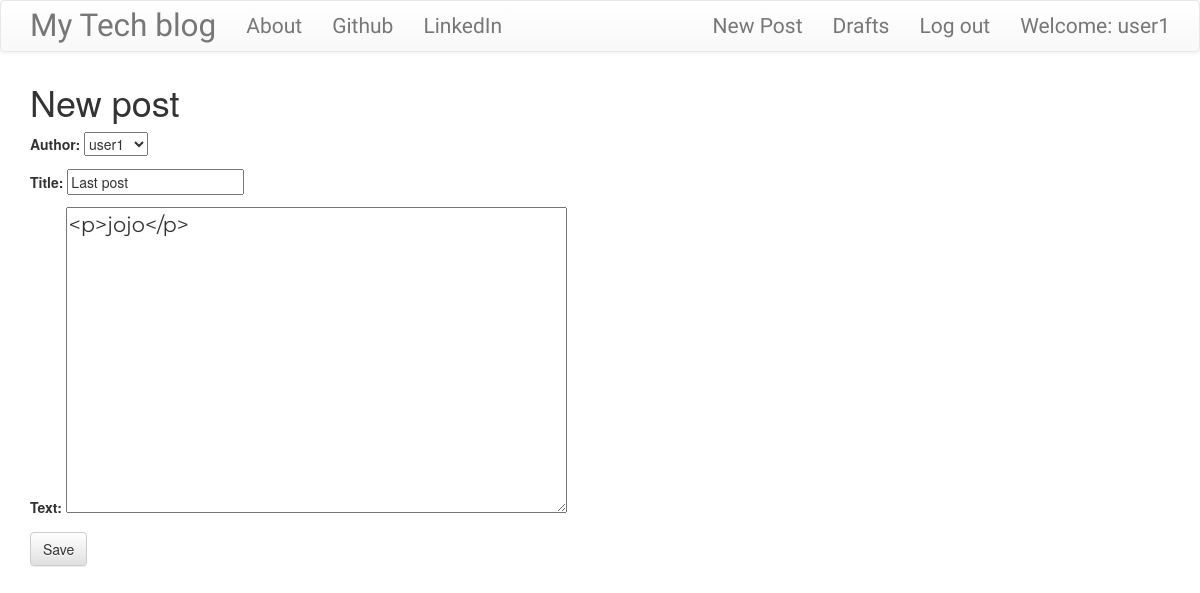
Screenshot of /post/2/edit/ (signed in) with the database file from the repository.
### my_app/models.py (models this page shows, shortened)
class Post(models.Model):
    author = models.ForeignKey('auth.User', on_delete=models.CASCADE)
    title = models.CharField(max_length=200)
    text = models.TextField()
    created_date = models.DateTimeField(default=timezone.now)
    published_date = models.DateTimeField(blank=True, null=True)

### my_app/views.py (the view)
# urls.py: re_path(r'^post/(?P<pk>\d+)/edit/$', views.PostUpdateView.as_view(), name='post_edit'),
class PostUpdateView(LoginRequiredMixin,UpdateView):
    login_url = '/login/'
    redirect_field_name = 'my_app/post_detail.html'
    form_class = PostForm
    model = Post

### my_app/forms.py
class PostForm(forms.ModelForm):
    class Meta:
        model = Post
        fields = ('author','title', 'text',)
        widgets = {
            'title': forms.TextInput(attrs={'class': 'textinputclass'}),
            'text': forms.Textarea(attrs={'class': 'editable medium-editor-textarea postcontent'}),
        }

### my_app/templates/my_app/post_form.html (shortened to what this page needs)
{% extends 'my_app/base.html' %}
{% block content %}
    <h1>New post</h1>
    <form method="POST" class="post-form">
    {{form.as_p}}
    <button type="submit" class="save btn btn-default">Save</button>
    </form>
{% endblock %}

### my_app/templates/my_app/base.html (shortened to what this page needs)
<!DOCTYPE html>
{% load staticfiles %}
<html>
    <head>
        <link rel="stylesheet" href="https://maxcdn.bootstrapcdn.com/bootstrap/3.3.7/css/bootstrap.min.css">
        <link rel="stylesheet" href="https://maxcdn.bootstrapcdn.com/bootstrap/3.3.7/css/bootstrap-theme.min.css">
        <link rel="stylesheet" href="//cdn.jsdelivr.net/medium-editor/latest/css/medium-editor.min.css" type="text/css" media="screen" charset="utf-8">
        <link rel="stylesheet" href="{% static 'css/blog.css' %}">
<body class='loader'>
  <nav class="navbar navbar-default techfont custom-navbar">
    <div class="container">
      <ul class="nav navbar-nav">
        <li><a class='navbar-brand bigbrand' href="{% url 'post_list' %}">My Tech blog</a></li>
        <li><a href="{% url 'about'%}">About</a></li>
        <li><a href="https://www.github.com">Github</a></li>
        <li><a href="https://www.linkedin.com">LinkedIn</a></li>
      </ul>
      <ul class="nav navbar-nav navbar-right">
        {% if user.is_authenticated %}
        <li><a href="{% url 'post_new' %}" >New Post</a></li>
        <li><a href="{% url 'post_draft_list' %}">Drafts</a></li>
        <li><a href="{% url 'logout' %}" >Log out</a></li>
        <li><a >Welcome: {{ user.username }}</a></li>
        {% else %}
          <li><a class='nav navbar-right' href="{% url 'login' %}" >
            <span class="glyphicon glyphicon-user"></span></a></li>
        {% endif %}
      </ul>
  </div>
</nav>
        <div class="content container">
            <div class="row">
                <div class="col-md-8">
                  <div class="blog_posts">
                    {% block content %}
                    {% endblock %}
                  </div>
                </div>
            </div>
        </div>
</body>
</html>

### my_app/static/css/blog.css (style rules this page uses)
.techfont { font-family: 'Russo One', sans-serif; font-size: 1.5em; margin-bottom: 10px; }
.postcontent { font-family: 'Montserrat'; font-size: 1.5em; }
.bigbrand { font-size: 1.5em; }
.loader { filter:hue-rotate(0deg); color: linear-gradient(45deg,#0f8,#08f); animation:hue 5000ms infinite linear; }

### rows the page displays
Post: author "user1", title "Last post", text "<p>jojo</p>"

### other values shown
{{ user.username }} "user1"
